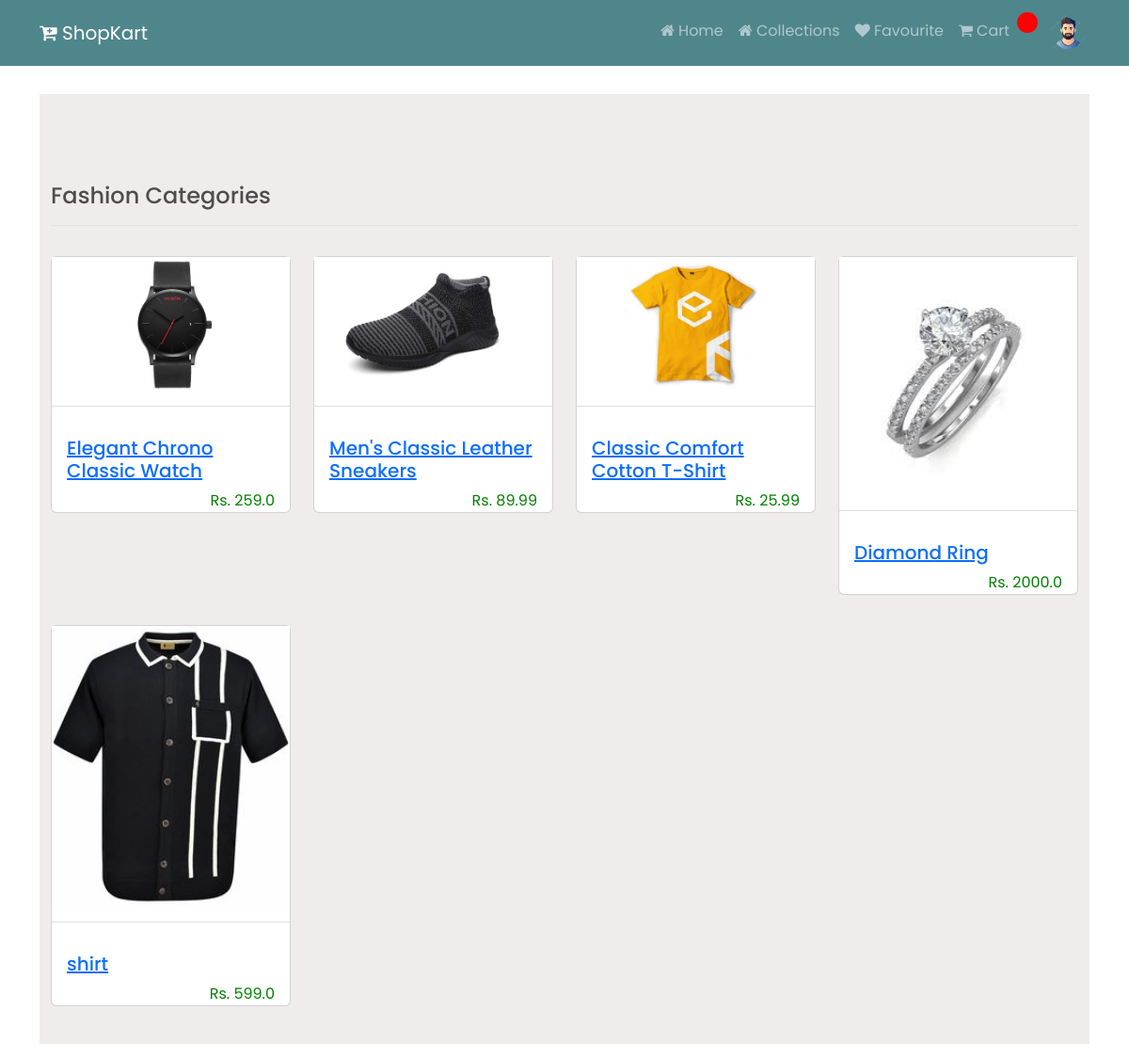
Screenshot of /collections/Fashion with the database file from the repository.
### store/models.py (models this page shows, shortened)
class Catagory(models.Model):
	catagory_name = models.CharField(max_length=150, null=False, blank=False)
	cat_image = models.ImageField(null=True, blank=True)
	Description = models.TextField(max_length=500, null=False, blank=False)
	status = models.BooleanField(default=False, help_text="0-Show,1-Hidden")
	created_at = models.DateTimeField(auto_now_add=True)

class Product(models.Model):
	seller = models.ForeignKey(Seller,on_delete=models.CASCADE,null=True)
	catagory_name = models.ForeignKey(Catagory,on_delete=models.CASCADE)
	name = models.CharField(max_length=200, null=False, blank=False)
	price = models.FloatField()
	description = models.TextField(max_length=500, null=False, blank=False, default="product_description")
	vendor = models.CharField(max_length=150, null=False, blank=False, default="vendor")
	quantity = models.IntegerField(null=False, blank=False, default=0)
	digital = models.BooleanField(default=False, null=True, blank=True)
	image = models.ImageField(null=True, blank=True)
	@property
	def imageURL(self):
		try:
			url = self.image.url   #.URL returns the publicly accessible URL of the file
		except:
			url = ''
		return url

### store/views.py (the view)
# urls.py: path('collections/<str:catagory_name>', views.collectionsview, name='collectionsview'),
def collectionsview(request, catagory_name):
	if Catagory.objects.filter(catagory_name=catagory_name, status=0).exists():
		products = Product.objects.filter(catagory_name__catagory_name=catagory_name)
		return render(request, 'store/product/index.html', {"products": products, "category": catagory_name})
	else:
		messages.warning(request, "No details are available for the selected category.")
		return redirect('store/collections')

### store/templates/store/product/index.html (shortened to what this page needs)
{% extends 'store/main.html' %}
{% load static %}
{% block content %}
  <section class="bg-light py-4 my-3" style="min-height:600px;">
    <div class="container" style="margin-top: 70px;">
      <div class="row">
        <div class="col-12">
          <h4 class="mb-3">{{category}} Categories</h4>
          <hr style="border-color:#b8bfc2;">
        </div>
        {% for item in products %}
        <div class="col-md-4 col-lg-3">
          <div class="card my-3">
            <img src="{{item.imageURL}}"  class="card-image-top" alt="Categories">
            <hr style="color: gray;">
            <a href="{% url 'product_details' item.id %}">
            <div class="card-body">
              <h5 class="card-title text-primary">{{item.name}}</h5>
              <p class="card-text float-end" style="color: green;">Rs. {{item.price}}</p>
            </div>
          </a>
          </div>
        </div>
        {% endfor %}
      </div>
      </div>
  </section>
{% endblock content %}

### static/css/main.css (style rules this page uses)
h1,h2,h3,h4,h5,h6 { color:hsl(0, 0%, 30%); }

### static/css/profile_style.css (style rules this page uses)
* { padding: 0; margin: 0; box-sizing: border-box; font-family: 'Poppins', sans-serif; }
.bg-light { background-color: #f0ecec !important; }

### rows the page displays
Catagory: catagory_name "Fashion"
Product: imageURL (picture), name "Elegant Chrono Classic Watch", price "259.0"
Product: imageURL (picture), name "Men's Classic Leather Sneakers", price "89.99"
Product: imageURL (picture), name "Classic Comfort Cotton T-Shirt", price "25.99"
Product: imageURL (picture), name "Diamond Ring", price "2000.0"
Product: imageURL (picture), name "shirt", price "599.0"
